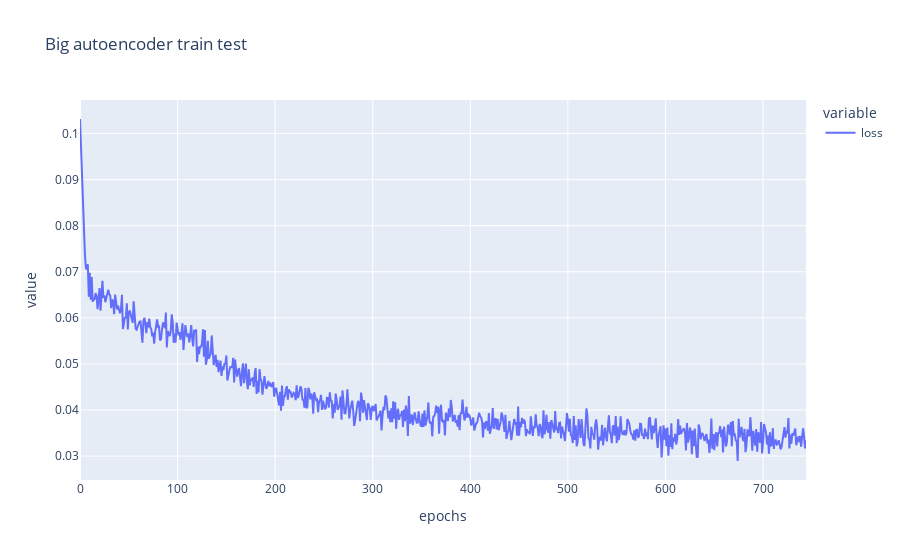

Source (notebook cell):
### Code cell
stats = big_autoencoder.adam().fit(
    X=big_images,
    Y=big_images,
    epochs=750,
    batch_size=64,
    loss_criterion="MSELoss",
    verbose=True,
    info="Big autoencoder train test"
)
stats[5:].plot_loss()

### Figure 1 — Plotly figure (JSON) as saved in the notebook; plotly's stock layout.template omitted (floating-point values rounded to 4 significant figures; data arrays with more than 128 entries replaced by an {"elided": "..."} marker saying what was removed)
{"data": [{"hovertemplate": "variable=loss<br>epochs=%{x}<br>value=%{y}<extra></extra>", "legendgroup": "loss", "line": {"color": "#636efa", "dash": "solid"}, "marker": {"symbol": "circle"}, "mode": "lines", "name": "loss", "orientation": "v", "showlegend": true, "type": "scatter", "x": {"elided": "745 int values"}, "xaxis": "x", "y": {"elided": "745 float values"}, "yaxis": "y"}], "layout": {"legend": {"title": {"text": "variable"}, "tracegroupgap": 0}, "title": {"text": "Big autoencoder train test"}, "xaxis": {"anchor": "y", "domain": [0, 1], "title": {"text": "epochs"}}, "yaxis": {"anchor": "x", "domain": [0, 1], "title": {"text": "value"}}}}
